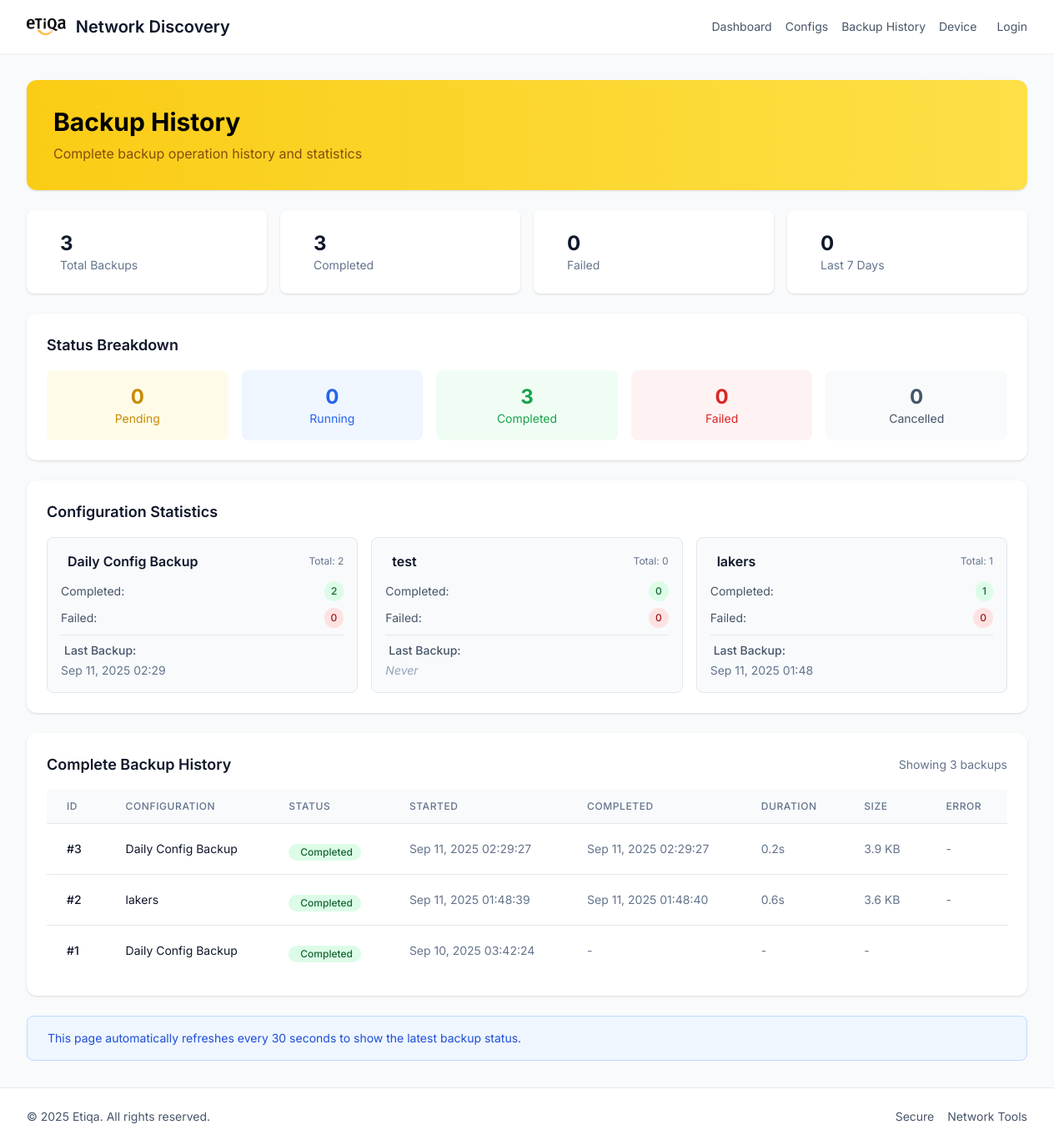
The page /backup-history/ on the database as committed earlier.
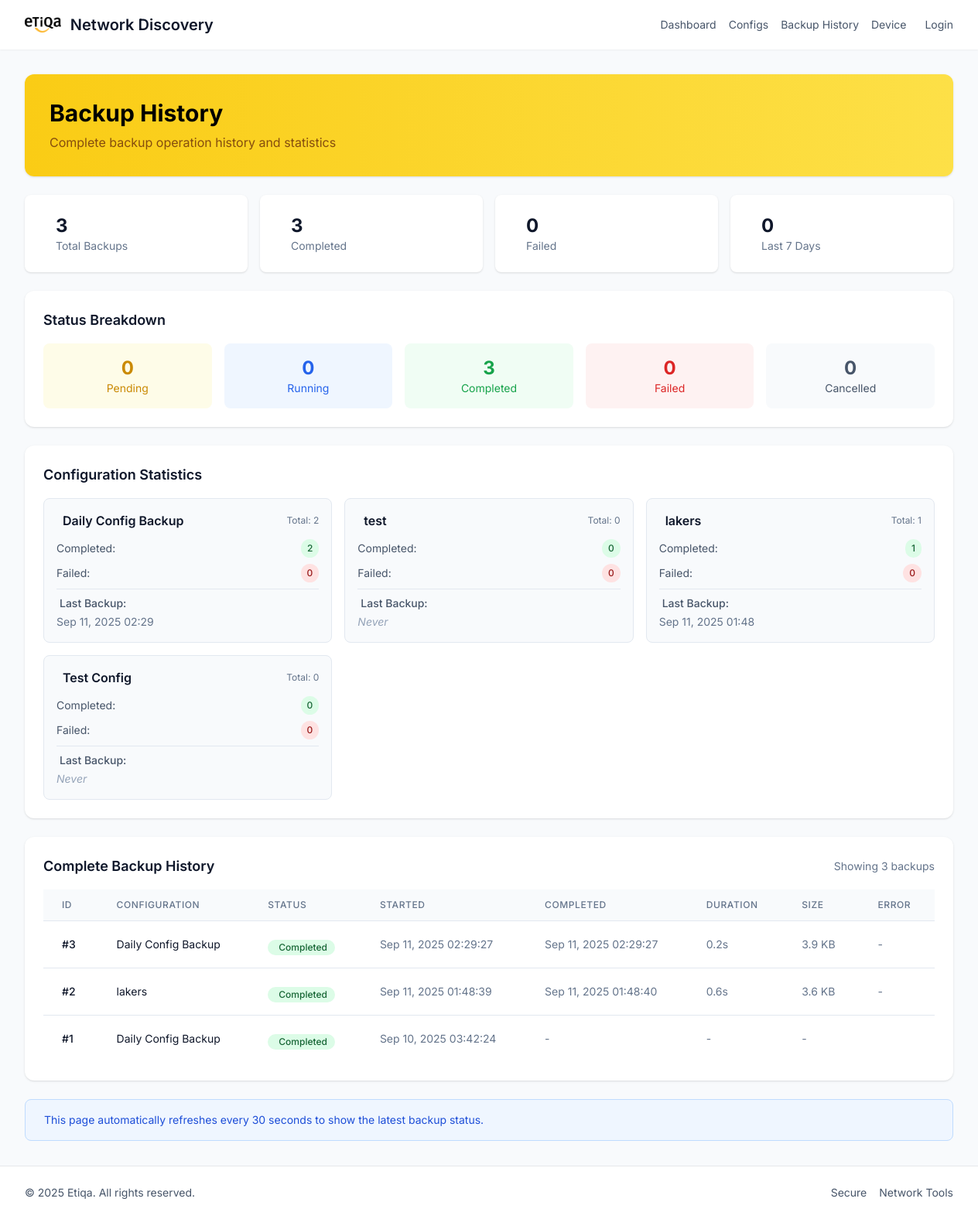
The same page on the database as committed later.
### network_scanner/models.py (models this page shows, shortened)
class BackupConfig(models.Model):
    BACKUP_TYPES = [
        ('full', 'Full System Backup'),
        ('config', 'Configuration Only'),
        ('data', 'Data Only'),
    ]
    FREQUENCY_CHOICES = [
        ('hourly', 'Hourly'),
        ('daily', 'Daily'),
        ('weekly', 'Weekly'),
        ('monthly', 'Monthly'),
    ]
    name = models.CharField(max_length=100, unique=True)
    backup_type = models.CharField(max_length=10, choices=BACKUP_TYPES, default='config')
    frequency = models.CharField(max_length=10, choices=FREQUENCY_CHOICES, default='daily')
    enabled = models.BooleanField(default=True)
    auto_push_enabled = models.BooleanField(default=False, help_text="Enable automatic push of backups to remote location")
    max_backups = models.PositiveIntegerField(default=30, help_text="Maximum number of backups to keep")
    retention_months = models.PositiveIntegerField(default=6, help_text="Number of months to keep individual backups before archiving")
    archive_old_backups = models.BooleanField(default=True, help_text="Archive old backups instead of deleting them")
    backup_path = models.CharField(max_length=500, default='backups/')
    archive_path = models.CharField(max_length=500, default='backups/archives/', help_text="Path for archived backups")
    include_database = models.BooleanField(default=True)
    include_media = models.BooleanField(default=False)
    include_logs = models.BooleanField(default=True)
    created_at = models.DateTimeField(auto_now_add=True)
    updated_at = models.DateTimeField(auto_now=True)
    last_backup_at = models.DateTimeField(null=True, blank=True)
    next_backup_at = models.DateTimeField(null=True, blank=True)

### network_scanner/views.py (the view)
# urls.py: path("backup-history/", views.backup_history_public, name="backup_history_public"),
def backup_history_public(request):
    backup_history = BackupHistory.objects.select_related('config').order_by('-started_at')
    total_backups = backup_history.count()
    completed_backups = backup_history.filter(status='completed').count()
    failed_backups = backup_history.filter(status='failed').count()
    running_backups = backup_history.filter(status='running').count()
    recent_backups = backup_history.filter(
        started_at__gte=timezone.now() - timezone.timedelta(days=7)
    ).count()
    status_counts = {}
    for status, _ in BackupHistory.STATUS_CHOICES:
        status_counts[status] = backup_history.filter(status=status).count()
    config_stats = {}
    for config in BackupConfig.objects.all():
        config_backups = backup_history.filter(config=config)
        config_archives = BackupArchive.objects.filter(config=config)
        config_stats[config.name] = {
            'total': config_backups.count(),
            'completed': config_backups.filter(status='completed').count(),
            'failed': config_backups.filter(status='failed').count(),
            'last_backup': config_backups.first().started_at if config_backups.exists() else None,
            'archives': config_archives.count(),
            'archived_backups': sum(archive.backup_count for archive in config_archives),
        }
    archived_backups = BackupArchive.objects.select_related('config').order_by('-created_at')
    context = {
        'backup_history': backup_history,
        'archived_backups': archived_backups,
        'total_backups': total_backups,
        'completed_backups': completed_backups,
        'failed_backups': failed_backups,
        'running_backups': running_backups,
        'recent_backups': recent_backups,
        'status_counts': status_counts,
        'config_stats': config_stats,
    }
    return render(request, 'network_scanner/backup_history_public.html', context)

### network_scanner/models.py (called while the page is built)
    @property
    def duration(self):
        if self.completed_at and self.started_at:
            return self.completed_at - self.started_at
        return None

### network_scanner/templates/network_scanner/backup_history_public.html (shortened to what the changed rows need)
{% extends 'network_scanner/base.html' %}
{% load static %}
{% block content %}
<section class="space-y-6">
  <div class="bg-gradient-to-r from-yellow-400 to-yellow-300 rounded-xl p-6 sm:p-8 text-black shadow">
    <h1 class="text-2xl sm:text-3xl font-bold">Backup History</h1>
  </div>
  <div class="bg-white rounded-xl shadow p-6">
    <h2 class="text-lg font-semibold text-slate-900 mb-4">Status Breakdown</h2>
  </div>
  <div class="bg-white rounded-xl shadow p-6">
    <h2 class="text-lg font-semibold text-slate-900 mb-4">Configuration Statistics</h2>
    {% if config_stats %}
      <div class="grid grid-cols-1 md:grid-cols-2 lg:grid-cols-3 gap-4">
        {% for config_name, stats in config_stats.items %}
          <div class="bg-slate-50 rounded-lg p-4 border border-slate-200">
            <div class="flex items-center justify-between mb-3">
              <h3 class="font-semibold text-slate-900 flex items-center">
                {{ config_name }}
              </h3>
              <span class="text-xs text-slate-500">Total: {{ stats.total }}</span>
            </div>
            <div class="space-y-2">
              <div class="flex justify-between items-center">
                <span class="text-sm text-slate-600">Completed:</span>
                <span class="inline-flex items-center px-2 py-1 rounded-full text-xs font-medium bg-green-100 text-green-800">
                  {{ stats.completed }}
                </span>
              </div>
              <div class="flex justify-between items-center">
                <span class="text-sm text-slate-600">Failed:</span>
                <span class="inline-flex items-center px-2 py-1 rounded-full text-xs font-medium bg-red-100 text-red-800">
                  {{ stats.failed }}
                </span>
              </div>
              <div class="pt-2 border-t border-slate-200">
                <div class="flex items-center text-sm text-slate-600">
                  <span class="font-medium">Last Backup:</span>
                </div>
                <div class="text-sm text-slate-500 mt-1">
                  {% if stats.last_backup %}
                    {{ stats.last_backup|date:"M d, Y H:i" }}
                  {% else %}
                    <span class="text-slate-400 italic">Never</span>
                  {% endif %}
                </div>
              </div>
            </div>
          </div>
        {% endfor %}
      </div>
    {% endif %}
  </div>
  <div class="bg-white rounded-xl shadow p-6">
    <div class="flex items-center justify-between mb-4">
      <h2 class="text-lg font-semibold text-slate-900">Complete Backup History</h2>
    </div>
    {% if backup_history %}
      <div class="overflow-x-auto">
        <table class="min-w-full divide-y divide-slate-200">
          <thead class="bg-slate-50">
            <tr>
              <th class="px-6 py-3 text-left text-xs font-medium text-slate-500 uppercase tracking-wider">ID</th>
              <th class="px-6 py-3 text-left text-xs font-medium text-slate-500 uppercase tracking-wider">Configuration</th>
              <th class="px-6 py-3 text-left text-xs font-medium text-slate-500 uppercase tracking-wider">Status</th>
              <th class="px-6 py-3 text-left text-xs font-medium text-slate-500 uppercase tracking-wider">Started</th>
              <th class="px-6 py-3 text-left text-xs font-medium text-slate-500 uppercase tracking-wider">Completed</th>
              <th class="px-6 py-3 text-left text-xs font-medium text-slate-500 uppercase tracking-wider">Duration</th>
              <th class="px-6 py-3 text-left text-xs font-medium text-slate-500 uppercase tracking-wider">Size</th>
              <th class="px-6 py-3 text-left text-xs font-medium text-slate-500 uppercase tracking-wider">Error</th>
            </tr>
          </thead>
        </table>
      </div>
    {% else %}
      <div class="text-center py-12 text-slate-500">
        <i class="ti ti-history text-4xl mb-4"></i>
        <h3 class="text-lg font-medium text-slate-900 mb-2">No backup history found</h3>
        <p class="text-slate-500">Backup operations will appear here once they are executed.</p>
      </div>
    {% endif %}
  </div>
</section>
{% endblock %}

Rows that differ between the two databases and show on the page:
added BackupConfig: config_stats "Test Config"
Other text that changed with them:
new list line: "Total: 0 Completed: 0 Failed: 0 Last Backup: Never"
